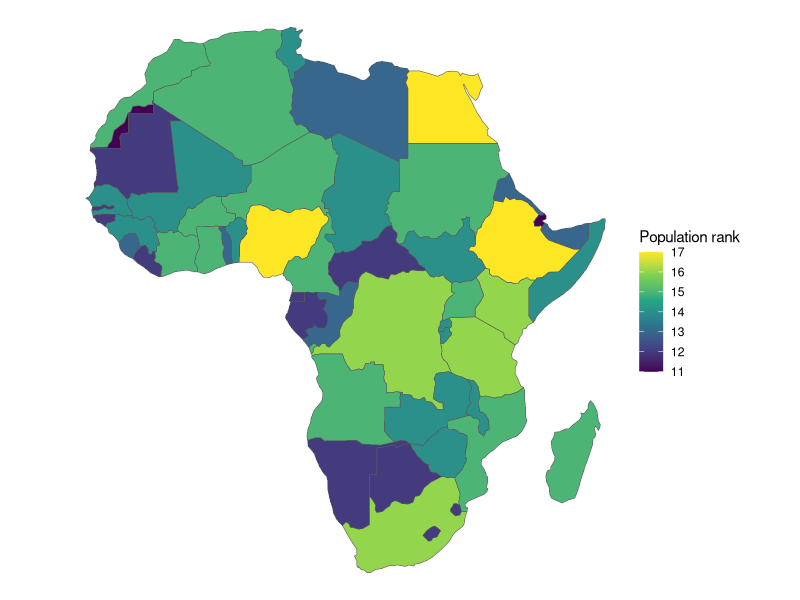

This chart was generated by the following R code:
library(ggplot2)
library(rnaturalearth)

cloropleth <- function(data, fill, legend_title) {
graph <- ggplot() + geom_sf(data=data, aes(fill = fill)) +
    theme_void() + scale_fill_viridis_c(option="default")
graph$labels$fill <- legend_title
return(graph)
}


test <- ne_countries(scale=110, type="countries", continent="africa")
# print(cloropleth(test, test$name_len, "Name Length"))
# print(test)
print(cloropleth(test, test$pop_rank, "Population rank"))
